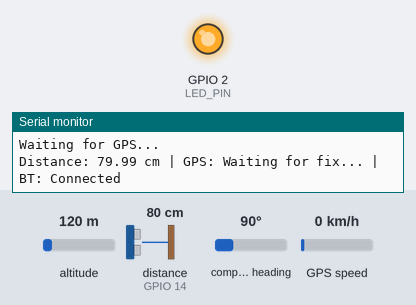
A sketch run on a simulated ESP32. Shown: output pins drawn as LEDs (lit = HIGH), the last lines printed to the serial monitor. Wiring (inferred from the names in the program): ultrasonic range finder: trigger GPIO 12; echo GPIO 14. Inputs (shaded band) come from the test bench; at power-on: distance to the obstacle (sensor on GPIO 14) 80 cm, altitude 120 m, compass heading 90°, GPS speed 0 km/h. The echo pulse lasts 58.3 µs per cm; the GPS gets a fix after 3 s at 37.7749, -122.4194 with 8 satellites; nothing arrives over Bluetooth unless stated; pins used as bus, display or sensor lines are not drawn.

Above: at 1.2 s.
1.3 s: distance to the obstacle (sensor on GPIO 14) set to 33 cm
4.8 s: distance to the obstacle (sensor on GPIO 14) set to 27 cm
At 5.9 s:
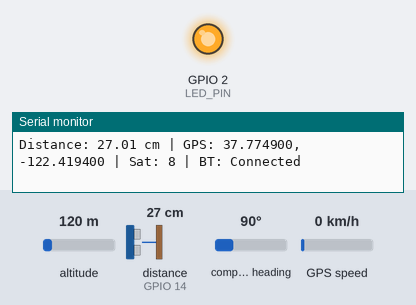
6.3 s: distance to the obstacle (sensor on GPIO 14) set to 35 cm
At 6.91 s:
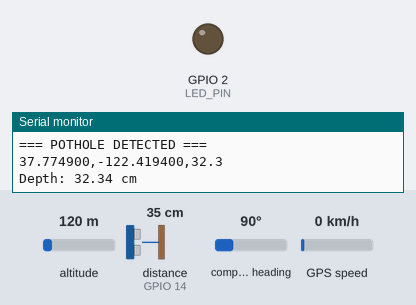
10.2 s: distance to the obstacle (sensor on GPIO 14) set to 2 cm
At 11.1 s:
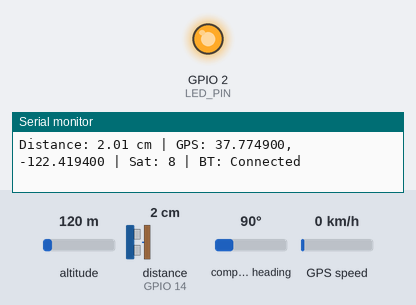
Timing chart, 0 to 12.7 s (numbered marks = the images above; inputs shaded):
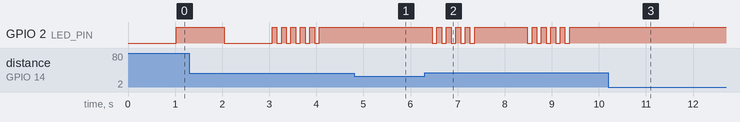

Measured:
- after the input at 4.8 s, GPIO 2 (LED_PIN): stops changing and stays HIGH
- after the input at 6.3 s, GPIO 2 (LED_PIN): goes 4 × (LOW 0.10 s, HIGH 0.10 s), LOW 0.10 s, HIGH 1.1 s, 4 × (LOW 0.10 s, HIGH 0.10 s), LOW 0.10 s, then HIGH, starting after 0.16 s
- after the input at 10.2 s, GPIO 2 (LED_PIN): stops changing and stays HIGH
- by itself, GPIO 2 (LED_PIN): repeats every 0.20 s: HIGH 0.10 s, LOW 0.10 s, until it stays HIGH from 4.1 s

The sketch:

sketch_mar27a.ino
```cpp
#include <BluetoothSerial.h>
#include <TinyGPS++.h>
#include <HardwareSerial.h>

// ============= PIN DEFINITIONS =============
#define TRIG_PIN 12
#define ECHO_PIN 14
#define LED_PIN 2

// ============= DETECTION PARAMETERS =============
#define NORMAL_DISTANCE 20.0f        // Normal road distance (cm)
#define POTHOLE_THRESHOLD 30.0f      // Distance indicating pothole (cm)
#define DEBOUNCE_MS 2000             // Prevent duplicate alerts (ms)
#define READINGS_BUFFER 3            // Smoothing buffer size

// ============= OBJECTS =============
BluetoothSerial SerialBT;
TinyGPSPlus gps;
HardwareSerial GPS_Serial(2);

// ============= VARIABLES =============
unsigned long lastTriggerTime = 0;
float currentDistance = 0;
float distanceBuffer[READINGS_BUFFER];
int bufferIndex = 0;

// ============= SETUP =============
void setup() {
  Serial.begin(115200);
  SerialBT.begin("ESP32_RoadMonitor");

  pinMode(TRIG_PIN, OUTPUT);
  pinMode(ECHO_PIN, INPUT);
  pinMode(LED_PIN, OUTPUT);

  GPS_Serial.begin(9600, SERIAL_8N1, 16, 17);

  // Initialize distance buffer
  for (int i = 0; i < READINGS_BUFFER; i++) {
    distanceBuffer[i] = NORMAL_DISTANCE;
  }

  Serial.println("=== ROAD DAMAGE DETECTION SYSTEM ===");
  Serial.println("ESP32 Ready");
  Serial.println("Waiting for GPS...");
}

// ============= MAIN LOOP =============
void loop() {
  // 1. Read GPS Data
  while (GPS_Serial.available() > 0) {
    char c = GPS_Serial.read();
    gps.encode(c);
  }

  // 2. Read Ultrasonic with Smoothing
  float rawDistance = getUltrasonicDistance();

  // Apply moving average filter
  distanceBuffer[bufferIndex] = rawDistance;
  bufferIndex = (bufferIndex + 1) % READINGS_BUFFER;

  float smoothedDistance = 0;
  for (int i = 0; i < READINGS_BUFFER; i++) {
    smoothedDistance += distanceBuffer[i];
  }
  smoothedDistance /= READINGS_BUFFER;
  currentDistance = smoothedDistance;

  // 3. Pothole Detection with GPS Check
  if (currentDistance > POTHOLE_THRESHOLD && gps.location.isValid()) {
    unsigned long now = millis();

    if (now - lastTriggerTime > DEBOUNCE_MS) {
      lastTriggerTime = now;

      // Prepare data: latitude,longitude,depth
      String dataToSend = String(gps.location.lat(), 6) + "," +
                          String(gps.location.lng(), 6) + "," +
                          String(currentDistance, 1);

      if (SerialBT.hasClient()) {
        SerialBT.println(dataToSend);
        Serial.println("=== POTHOLE DETECTED ===");
        Serial.println(dataToSend);
        Serial.print("Depth: ");
        Serial.print(currentDistance);
        Serial.println(" cm");

        // Blink LED 5 times (alert pattern)
        blinkLED(5);
      } else {
        Serial.println("No Bluetooth client connected");
      }
    }
  }

  // 4. Display Status Every Second
  static unsigned long lastDisplay = 0;
  if (millis() - lastDisplay > 1000) {
    lastDisplay = millis();
    displayStatus();
  }

  delay(50);
}

// ============= ULTRASONIC DISTANCE MEASUREMENT =============
float getUltrasonicDistance() {
  digitalWrite(TRIG_PIN, LOW);
  delayMicroseconds(2);
  digitalWrite(TRIG_PIN, HIGH);
  delayMicroseconds(10);
  digitalWrite(TRIG_PIN, LOW);

  long duration = pulseIn(ECHO_PIN, HIGH, 30000);
  float distance = duration * 0.0343 / 2;

  // Filter invalid readings
  if (distance < 2 || distance > 400) {
    return NORMAL_DISTANCE;
  }

  return distance;
}

// ============= LED CONTROL =============
void blinkLED(int times) {
  for (int i = 0; i < times; i++) {
    digitalWrite(LED_PIN, HIGH);
    delay(100);
    digitalWrite(LED_PIN, LOW);
    delay(100);
  }
}

// ============= DISPLAY STATUS =============
void displayStatus() {
  Serial.print("Distance: ");
  Serial.print(currentDistance);
  Serial.print(" cm | GPS: ");

  if (gps.location.isValid()) {
    Serial.print(gps.location.lat(), 6);
    Serial.print(", ");
    Serial.print(gps.location.lng(), 6);
    Serial.print(" | Sat: ");
    Serial.print(gps.satellites.value());
  } else {
    Serial.print("Waiting for fix...");
  }

  Serial.print(" | BT: ");
  Serial.print(SerialBT.hasClient() ? "Connected" : "Waiting");

  // GPS status LED (blink if no fix, solid if fix)
  if (gps.location.isValid()) {
    digitalWrite(LED_PIN, HIGH);
  } else {
    // Slow blink when waiting for GPS
    static unsigned long lastBlink = 0;
    if (millis() - lastBlink > 1000) {
      lastBlink = millis();
      digitalWrite(LED_PIN, !digitalRead(LED_PIN));
    }
  }

  Serial.println();
}
```
